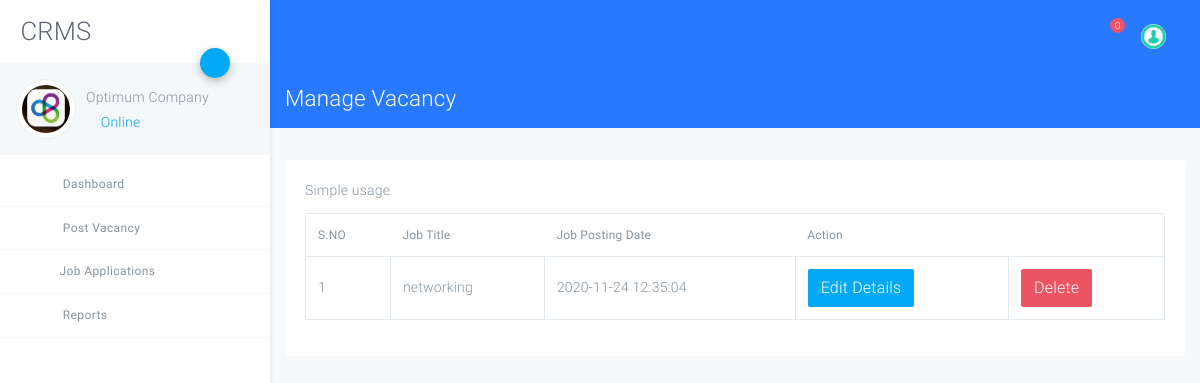
Screenshot of /company/manage-vacancy.php (signed in) with the database file from the repository.
### tables this page shows
CREATE TABLE `tblcompany` (
  `ID` int(10) NOT NULL,
  `CompanyName` varchar(120) DEFAULT NULL,
  `ContactPerson` varchar(100) DEFAULT NULL,
  `CompanyUrl` varchar(200) DEFAULT NULL,
  `CompanyAddress` mediumtext DEFAULT NULL,
  `MobileNumber` bigint(10) DEFAULT NULL,
  `CompanyEmail` varchar(200) DEFAULT NULL,
  `CompanyLogo` varchar(200) DEFAULT NULL,
  `Password` varchar(120) DEFAULT NULL,
  `CompanyRegdate` timestamp NOT NULL DEFAULT current_timestamp()
);

CREATE TABLE `tblvacancy` (
  `ID` int(10) NOT NULL,
  `CompanyID` int(10) DEFAULT NULL,
  `JobTitle` varchar(200) DEFAULT NULL,
  `MonthlySalary` varchar(120) DEFAULT NULL,
  `JobDescriptions` mediumtext DEFAULT NULL,
  `NoofOpenings` varchar(50) DEFAULT NULL,
  `JobLocation` varchar(120) DEFAULT NULL,
  `ApplyDate` varchar(120) DEFAULT NULL,
  `LastDate` varchar(120) DEFAULT NULL,
  `JobpostingDate` datetime DEFAULT current_timestamp()
);

### company/manage-vacancy.php (the view, shortened to what this page needs)
<?php
include('includes/dbconnection.php');
if (strlen($_SESSION['crmscid']==0)) {
  header('location:logout.php');
  } else{
  ?>
<!DOCTYPE html>
<html lang="zxx">
<head>
    <link rel="stylesheet" href="assets/css/app.css">
</head>
<body class="light">
<div id="app">
<?php include_once('includes/sidebar.php');?>
<?php include_once('includes/header.php');?>
<div class="page has-sidebar-left bg-light height-full">
    <header class="blue accent-3 relative nav-sticky">
        <div class="container-fluid text-white">
            <div class="row">
                <div class="col">
                    <h3 class="my-3">
                        Manage Vacancy
                    </h3>
                </div>
            </div>
        </div>
    </header>
    <div class="container-fluid my-3">
        <div class="row">
            <div class="col-md-12">
                <div class="card my-3 no-b">
                    <div class="card-body">
                        <div class="card-title">Simple usage</div>
                        <table class="table table-bordered table-hover data-tables"
                               data-options='{ "paging": false; "searching":false}'>
                            <thead>
                             <tr>
                  <th>S.NO</th>
                  <th>Job Title</th>
                    <th>Job Posting Date</th>
                   <th>Action</th>
                </tr>
                            </thead>
                            <tbody>
                                <?php
                               $cid=$_SESSION['crmscid'];
$ret=mysqli_query($con,"select *from  tblvacancy where CompanyID='$cid'");
$cnt=1;
while ($row=mysqli_fetch_array($ret)) {
?>
                           <tr>
                  <td><?php echo $cnt;?></td>
                  <td><?php  echo $row['JobTitle'];?></td>
                  <td><?php  echo $row['JobpostingDate'];?></td>
                  <td><a href="edit-vacancy.php?editid=<?php echo $row['ID'];?>" class='btn btn-primary'>Edit Details</a></td>
                  <td><a href="manage-vacancy.php?del=<?php echo $row['ID'];?>" onclick="return confirm('Do you really want to delete ?')" style="color: #f05050"class="btn btn-danger" tooltip-placement="top" tooltip="Remove">Delete</a></td>
                </tr>
                <?php
$cnt=$cnt+1;
}?>
                            </tbody>
                        </table>
                    </div>
                </div>
            </div>
        </div>
    </div>
</div>
</div>
</body>
</html>
<?php }  ?>

### company/includes/sidebar.php (shortened to what this page needs)
<?php
include('includes/dbconnection.php');
  ?>
<aside class="main-sidebar fixed offcanvas shadow">
    <section class="sidebar">
        <div class="w-80px mt-3 mb-3 ml-3">
        <h2 align="center"> CRMS</h2>
        </div>
        <div class="relative">
            <a data-toggle="collapse" href="#userSettingsCollapse" role="button" aria-expanded="false"
               aria-controls="userSettingsCollapse" class="btn-fab btn-fab-sm fab-right fab-top btn-primary shadow1 ">
                <i class="icon icon-cogs"></i>
            </a>
            <div class="user-panel p-3 light mb-2">
                <div>
<?php
$cid=$_SESSION['crmscid'];
$ret=mysqli_query($con,"select CompanyName,CompanyLogo from tblcompany where ID='$cid'");
$row=mysqli_fetch_array($ret);
$name=$row['CompanyName'];
$logo=$row['CompanyLogo'];
?>
                    <div class="float-left image">
<img class="user_avatar" src="images/<?php echo $logo; ?>" alt="<?php echo $name; ?>" height="60">
                    </div>
                    <div class="float-left info">
                        <h6 class="font-weight-light mt-2 mb-1"><?php echo $name; ?></h6>
                        <a href="#"><i class="icon-circle text-primary blink"></i> Online</a>
                    </div>
                </div>
                <div class="clearfix"></div>
            </div>
        </div>
        <ul class="sidebar-menu">
            <li class="treeview"><a href="dashboard.php">
                <i class="icon icon-sailing-boat-water purple-text s-18"></i> <span>Dashboard</span>
            </a>
            </li>
            <li class="treeview"><a href="#">
                <i class="icon icon icon-package blue-text s-18"></i>
                <span>Post Vacancy</span>
            </a>
            </li>
            <li class="treeview"><a href="#"><i class="icon icon-documents3 text-blue s-18"></i>Job Applications<i
                    class="icon icon-angle-left s-18 pull-right"></i></a>
            </li>
            <li class="treeview ">
                <a href="#">
                    <i class="icon icon-package text-lime s-18"></i> <span>Reports</span>
                    <i class="icon icon-angle-left s-18 pull-right"></i>
                </a>
            </li>
        </ul>
    </section>
</aside>

### rows the page displays
tblcompany: CompanyLogo (picture), CompanyName "Optimum Company"
tblvacancy: JobTitle "networking", JobpostingDate "2020-11-24 12:35:04"

### other values shown
$num "0"
